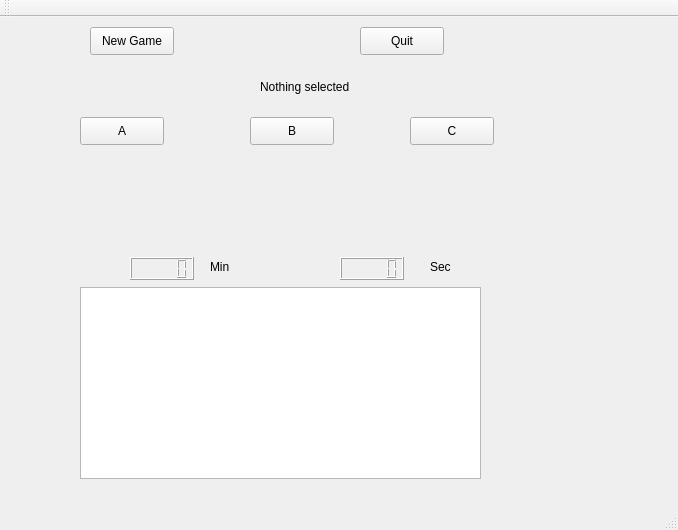
<?xml version="1.0" encoding="UTF-8"?>
<ui version="4.0">
 <class>MainWindow</class>
 <widget class="QMainWindow" name="MainWindow">
  <property name="geometry">
   <rect>
    <x>0</x>
    <y>0</y>
    <width>678</width>
    <height>530</height>
   </rect>
  </property>
  <property name="maximumSize">
   <size>
    <width>800</width>
    <height>530</height>
   </size>
  </property>
  <property name="windowTitle">
   <string>MainWindow</string>
  </property>
  <widget class="QWidget" name="centralWidget">
   <widget class="QGraphicsView" name="graphicsView">
    <property name="geometry">
     <rect>
      <x>80</x>
      <y>270</y>
      <width>401</width>
      <height>192</height>
     </rect>
    </property>
   </widget>
   <widget class="QLCDNumber" name="lcd_sec">
    <property name="geometry">
     <rect>
      <x>340</x>
      <y>240</y>
      <width>64</width>
      <height>23</height>
     </rect>
    </property>
   </widget>
   <widget class="QLCDNumber" name="lcd_min">
    <property name="geometry">
     <rect>
      <x>130</x>
      <y>240</y>
      <width>64</width>
      <height>23</height>
     </rect>
    </property>
   </widget>
   <widget class="QPushButton" name="new_game_button">
    <property name="geometry">
     <rect>
      <x>90</x>
      <y>10</y>
      <width>84</width>
      <height>28</height>
     </rect>
    </property>
    <property name="text">
     <string>New Game</string>
    </property>
   </widget>
   <widget class="QPushButton" name="quit_button">
    <property name="geometry">
     <rect>
      <x>360</x>
      <y>10</y>
      <width>84</width>
      <height>28</height>
     </rect>
    </property>
    <property name="text">
     <string>Quit</string>
    </property>
   </widget>
   <widget class="QPushButton" name="a_button">
    <property name="geometry">
     <rect>
      <x>80</x>
      <y>100</y>
      <width>84</width>
      <height>28</height>
     </rect>
    </property>
    <property name="text">
     <string>A</string>
    </property>
   </widget>
   <widget class="QPushButton" name="b_button">
    <property name="geometry">
     <rect>
      <x>250</x>
      <y>100</y>
      <width>84</width>
      <height>28</height>
     </rect>
    </property>
    <property name="text">
     <string>B</string>
    </property>
   </widget>
   <widget class="QPushButton" name="c_button">
    <property name="geometry">
     <rect>
      <x>410</x>
      <y>100</y>
      <width>84</width>
      <height>28</height>
     </rect>
    </property>
    <property name="text">
     <string>C</string>
    </property>
   </widget>
   <widget class="QLabel" name="info_label">
    <property name="geometry">
     <rect>
      <x>260</x>
      <y>60</y>
      <width>121</width>
      <height>20</height>
     </rect>
    </property>
    <property name="text">
     <string>Nothing selected</string>
    </property>
   </widget>
   <widget class="QLabel" name="min_label">
    <property name="geometry">
     <rect>
      <x>210</x>
      <y>239</y>
      <width>63</width>
      <height>21</height>
     </rect>
    </property>
    <property name="text">
     <string>Min</string>
    </property>
   </widget>
   <widget class="QLabel" name="sec_label">
    <property name="geometry">
     <rect>
      <x>430</x>
      <y>240</y>
      <width>63</width>
      <height>20</height>
     </rect>
    </property>
    <property name="text">
     <string>Sec</string>
    </property>
   </widget>
  </widget>
  <widget class="QMenuBar" name="menuBar">
   <property name="geometry">
    <rect>
     <x>0</x>
     <y>0</y>
     <width>678</width>
     <height>25</height>
    </rect>
   </property>
  </widget>
  <widget class="QToolBar" name="mainToolBar">
   <attribute name="toolBarArea">
    <enum>TopToolBarArea</enum>
   </attribute>
   <attribute name="toolBarBreak">
    <bool>false</bool>
   </attribute>
  </widget>
  <widget class="QStatusBar" name="statusBar"/>
 </widget>
 <layoutdefault spacing="6" margin="11"/>
 <resources/>
 <connections/>
</ui>
